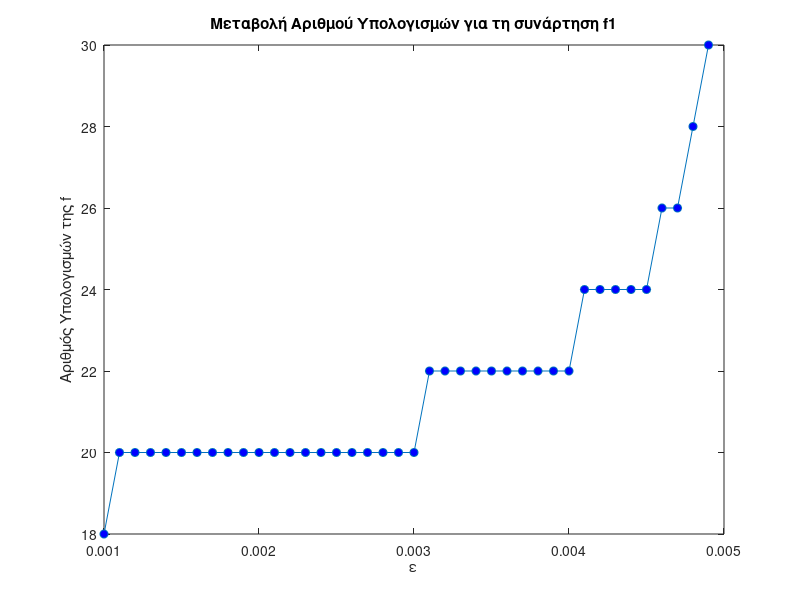
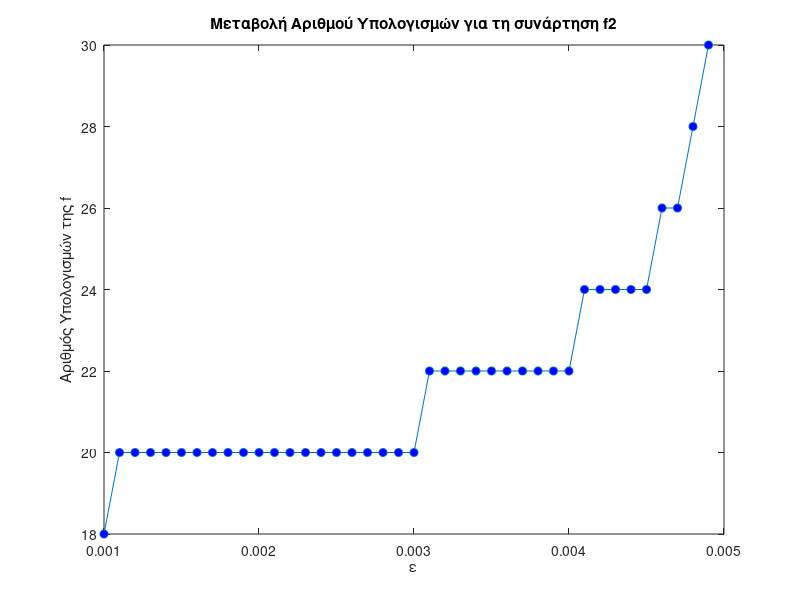
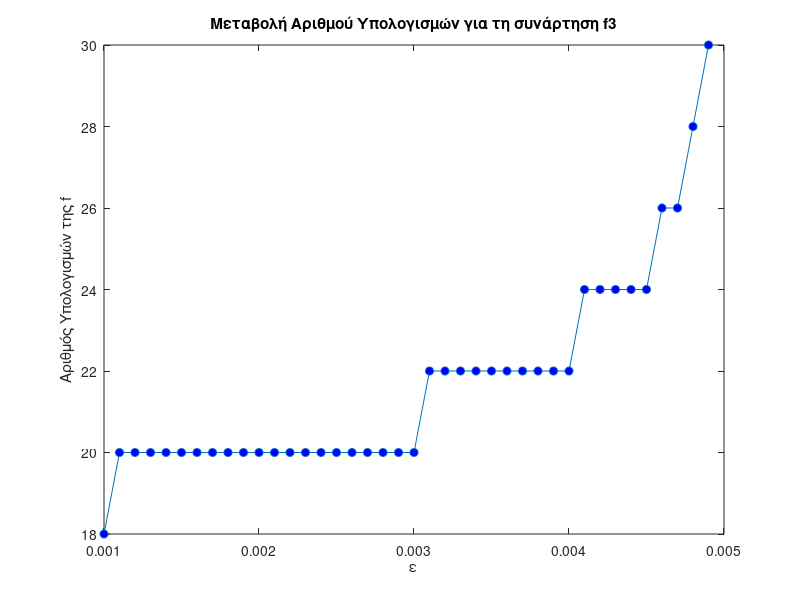
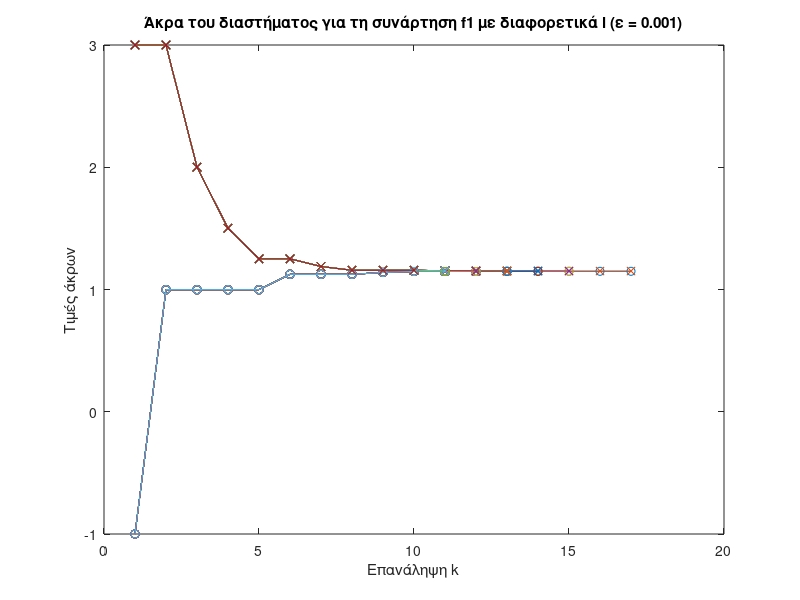

Here is the MATLAB script that generated these plots, in order:
% ΘΕΜΑ 1 - ΜΕΘΟΔΟΣ ΤΗΣ ΔΙΧΟΤΟΜΟΥ (Αλγόριθμος 5.1.1)
clear 
close all
clc


% Συνάρτηση για την υλοποίηση της μεθόδου της διχοτόμησης που επιστρέφει το τελικό 
% διάστημα το οποίο περιέχει το ελάχιστο και τον αριθμό των επαναλήψεων k
function [intervals, iterations_cnt] = bisectionMethod(a, b, l, epsilon, f)
    a_k = a;
    b_k = b;
    iterations_cnt = 1;  % Ο μετρητής των επαναλήψεων
    intervals = [a, b];  % Αποθήκευση των άκρων του διαστήματος

    while (b_k - a_k > l)
        % Υπολογισμός των σημείων x1_k και x2_k (άκρα του νέου διαστήματος)
        x1_k = (a_k + b_k) / 2 - epsilon;
        x2_k = (a_k + b_k) / 2 + epsilon;

        % Υπολογισμός των τιμών της f στα σημεία x1_k και x2_k
        f_x1_k = f(x1_k);
        f_x2_k = f(x2_k);

        % Ανανέωση του διαστήματος σύμφωνα με το Βήμα 2 του αλγορίθμου
        if f_x1_k < f_x2_k
            b_k = x2_k;
        else
            a_k = x1_k;
        end

        % Αποθήκευση των νέων ορίων του διαστήματος
        intervals = [intervals; a_k, b_k];
        iterations_cnt = iterations_cnt + 1;
    end
end


% Οι αντικειμενικές συναρτήσεις για την εφαρμογή της παραπάνω μεθόδου
f1 = @(x) (x-2)^2 + x*log(x+3);
f2 = @(x) exp(-2*x) + (x-2)^2;
f3 = @(x) exp(x)*(x^3-1) + (x-1)*sin(x);

% Αρχικό διάστημα αναζήτησης [a b] και οι παράμετροι l, ε
a = -1;
b = 3;
epsilon_values = 0.001:0.0001:0.0049; % Η σταθερά ε με 2ε < l (απόσταση από τη διχοτόμο)
l_values = 0.0021:0.00025:0.0106; % Τελικό εύρος αναζήτησης
functions = {f1, f2, f3}; % Για την επιλογή των συναρτήσεων


% ΕΡΩΤΗΜΑ Α
l = 0.01; % Με σταθερό l
% Αρχικοποίηση για αποθήκευση του αριθμού υπολογισμών
num_calculations_per_function = zeros(length(functions), length(epsilon_values));
for i = 1:length(functions)
    f = functions{i}; % Επιλογή της αντικειμενικής συνάρτησης
    
    % Εφαρμογή της μεθόδου για διάφορες τιμές του ε
    for j = 1:length(epsilon_values)
        epsilon = epsilon_values(j);
        [intervals, iterations_cnt] = bisectionMethod(a, b, l, epsilon, f);
        num_calculations_per_function(i, j) = 2*iterations_cnt-2;
    end

    % Scatter Plot για τη συνάρτηση f_i
    figure;
    plot(epsilon_values, num_calculations_per_function(i, :), '-o', 'MarkerFaceColor', [0 0 1]);
    xlabel('\epsilon');
    ylabel('Αριθμός Υπολογισμών της f');
    title(['Μεταβολή Αριθμού Υπολογισμών για τη συνάρτηση f' num2str(i)])
end



% ΕΡΩΤΗΜΑΤΑ Β-Γ
epsilon = 0.001; % Με σταθερό ε
% Αρχικοποίηση για αποθήκευση του αριθμού υπολογισμών
num_calculations_per_function = zeros(length(functions), length(l_values));
for i = 1:length(functions)
    f = functions{i}; % Επιλογή της αντικειμενικής συνάρτησης
    
    figure;
    % Εφαρμογή της μεθόδου για διάφορες τιμές του l;
    for j = 1:length(l_values)
        l = l_values(j);
        [intervals, iterations_cnt] = bisectionMethod(a, b, l, epsilon, f);
        num_calculations_per_function(i, j) = 2*iterations_cnt;
        % Σχεδίαση γραφήματος για τα άκρα του διαστήματος [a_k, b_k]
        plot(1:iterations_cnt, intervals(:,1),'-o', 'DisplayName', ['a_k, l = ' num2str(l)]);
        hold on;
        plot(1:iterations_cnt, intervals(:,2),'-x', 'DisplayName', ['b_k, l = ' num2str(l)]);
    end
    xlabel('Επανάληψη k');
    ylabel('Τιμές άκρων');
    title(['Άκρα του διαστήματος για τη συνάρτηση f' num2str(i) ' με διαφορετικά l (ε = 0.001)']);
    hold off;

    % Scatter Plot για τη συνάρτηση f_i
    figure;
    plot(l_values, num_calculations_per_function(i, :), '-o', 'MarkerFaceColor', [1 0 0]);
    xlabel('l');
    ylabel('Αριθμός Υπολογισμών της f');
    title(['Μεταβολή Αριθμού Υπολογισμών για τη συνάρτηση f' num2str(i)])
end